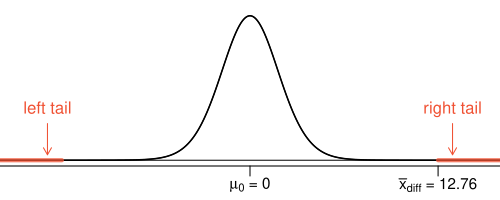

This figure's R source:
library(openintro)
data(textbooks)
data(COL)

d <- textbooks

pdf('textbooksS10HTTails.pdf', 5, 2)

par(las=1, mar=c(1.7,0,0.5,0), mgp=c(3,0.5,0))
X <- seq(-9,9,0.01)
Y <- dt(X, 20)
plot(X, Y, type='l', axes=FALSE, xlim=c(-8,8))
axis(1, at=c(-10, 0, 6.5, 10), label=expression(0, mu[0]*' = 0', bar(x)[diff]*" = 12.76", 0), cex.axis=0.9)

lines(X, Y, lwd=1.5)
abline(h=0)
these <- which(X >= 6.5)
polygon(c(X[these[1]], X[these],X[rev(these)[1]]), c(0,Y[these],0), col=COL[4,2], border=COL[4,2], lwd=4)
these <- which(X <= -6.5)
polygon(c(X[these[1]], X[these],X[rev(these)[1]]), c(0,Y[these],0), col=COL[4,2], border=COL[4,2], lwd=4)

#arrows(7, 0.1, 7, 0.015, length=0.08)
arrows(7, 0.1, 7, 0.015, length=0.08, col=COL[4])
text(7, 0.1, "right tail", pos=3, col=COL[4])
#arrows(-7, 0.1, -7, 0.015, length=0.08)
arrows(-7, 0.1, -7, 0.015, length=0.08, col=COL[4])
text(-7, 0.1, "left tail", pos=3, col=COL[4])


dev.off()
